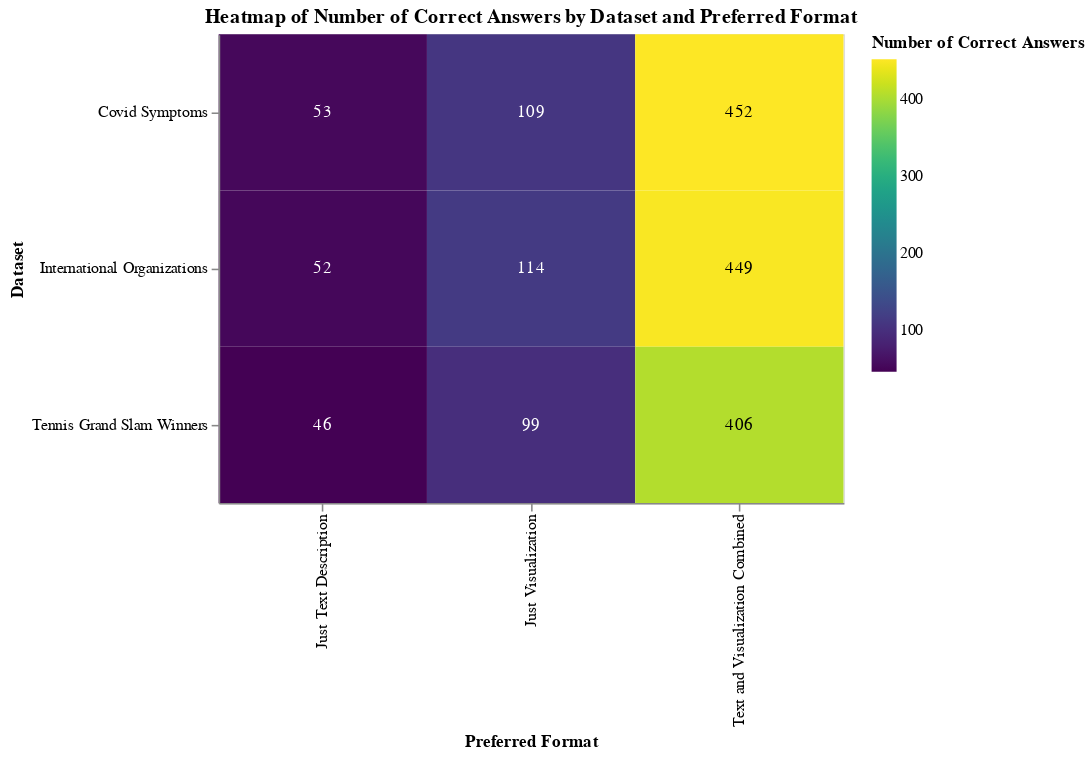

Notebook cell for this chart:
### Code cell
heatmap_correct_format = merged_df.groupby(['dataset', 'preferred_format'])['correct_number_of_answers'].sum().reset_index()

heatmap_correct_format_chart = alt.Chart(heatmap_correct_format).mark_rect().encode(
    x=alt.X('preferred_format:O', title='Preferred Format'),
    y=alt.Y('dataset:O', title='Dataset'),
    color=alt.Color('correct_number_of_answers:Q', scale=alt.Scale(scheme='viridis'), title='Number of Correct Answers'),
    tooltip=['preferred_format', 'dataset', 'correct_number_of_answers']
).properties(
    width=400,
    height=300,
    title='Heatmap of Number of Correct Answers by Dataset and Preferred Format'
)

# Add the text labels
text_labels_format = alt.Chart(heatmap_correct_format).mark_text(baseline='middle').encode(
    x=alt.X('preferred_format:O', title='Preferred Format'),
    y=alt.Y('dataset:O', title='Dataset'),
    text=alt.Text('correct_number_of_answers:Q'),
    color=alt.condition(
        alt.datum.correct_number_of_answers > heatmap_correct_format['correct_number_of_answers'].mean(),
        alt.value('black'),  # Set text color to black for better contrast
        alt.value('white')   # Set text color to white otherwise
    )
)

# Layer the heatmap and text
final_chart_format = heatmap_correct_format_chart + text_labels_format

# Display the final chart
final_chart_format.display()

### Figure 1 — Vega-Lite specification as saved in the notebook (floating-point values rounded to 4 significant figures)
{"config": {"view": {"continuousWidth": 300, "continuousHeight": 300}}, "layer": [{"mark": {"type": "rect"}, "encoding": {"color": {"field": "correct_number_of_answers", "scale": {"scheme": "viridis"}, "title": "Number of Correct Answers", "type": "quantitative"}, "tooltip": [{"field": "preferred_format", "type": "nominal"}, {"field": "dataset", "type": "nominal"}, {"field": "correct_number_of_answers", "type": "quantitative"}], "x": {"field": "preferred_format", "title": "Preferred Format", "type": "ordinal"}, "y": {"field": "dataset", "title": "Dataset", "type": "ordinal"}}, "title": "Heatmap of Number of Correct Answers by Dataset and Preferred Format"}, {"mark": {"type": "text", "baseline": "middle"}, "encoding": {"color": {"condition": {"test": "(datum.correct_number_of_answers > 197.77777777777777)", "value": "black"}, "value": "white"}, "text": {"field": "correct_number_of_answers", "type": "quantitative"}, "x": {"field": "preferred_format", "title": "Preferred Format", "type": "ordinal"}, "y": {"field": "dataset", "title": "Dataset", "type": "ordinal"}}}], "data": {"name": "data-790aacab100ac3b08f46f400699a4426"}, "height": 300, "width": 400, "$schema": "https://vega.github.io/schema/vega-lite/v5.20.1.json", "datasets": {"data-790aacab100ac3b08f46f400699a4426": [{"dataset": "Covid Symptoms", "preferred_format": "Just Text Description", "correct_number_of_answers": 53}, {"dataset": "Covid Symptoms", "preferred_format": "Just Visualization", "correct_number_of_answers": 109}, {"dataset": "Covid Symptoms", "preferred_format": "Text and Visualization Combined", "correct_number_of_answers": 452}, {"dataset": "International Organizations", "preferred_format": "Just Text Description", "correct_number_of_answers": 52}, {"dataset": "International Organizations", "preferred_format": "Just Visualization", "correct_number_of_answers": 114}, {"dataset": "International Organizations", "preferred_format": "Text and Visualization Combined", "correct_number_of_answers": 449}, {"dataset": "Tennis Grand Slam Winners", "preferred_format": "Just Text Description", "correct_number_of_answers": 46}, {"dataset": "Tennis Grand Slam Winners", "preferred_format": "Just Visualization", "correct_number_of_answers": 99}, {"dataset": "Tennis Grand Slam Winners", "preferred_format": "Text and Visualization Combined", "correct_number_of_answers": 406}]}}
